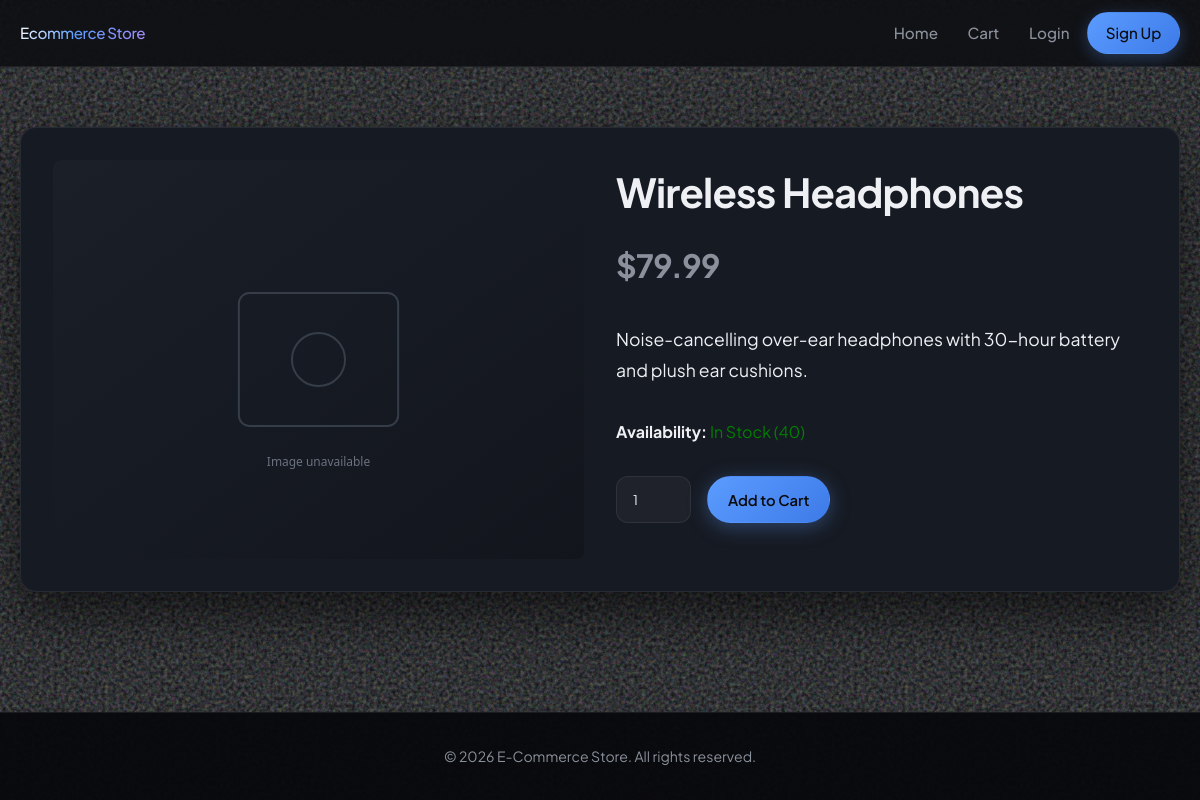
Screenshot of /product.php?id=1 with the database file from the repository.
### tables this page shows
CREATE TABLE IF NOT EXISTS `product` (
  `product_id` int(11) NOT NULL AUTO_INCREMENT,
  `name` varchar(100) NOT NULL,
  `description` text,
  `price` float NOT NULL,
  `stock` int(11) NOT NULL DEFAULT 0,
  `image_url` varchar(255) DEFAULT NULL,
  PRIMARY KEY (`product_id`)
);

### product.php (the view, shortened to what this page needs)
<?php
require_once 'config.php';
$product_id = intval($_GET['id']);
$stmt = $conn->prepare("SELECT * FROM product WHERE product_id = ?");
$stmt->bind_param("i", $product_id);
$stmt->execute();
$result = $stmt->get_result();
$product = $result->fetch_assoc();
include 'includes/header.php';
?>
<div style="display: flex; gap: 2rem; margin-top: 2rem; background: var(--card-bg); padding: 2rem; border-radius: 16px; box-shadow: var(--glass-shadow); border: 1px solid var(--border-color); flex-wrap: wrap;">
    <div style="flex: 1; background: var(--bg-elevated); min-height: 300px; display:flex; align-items:center; justify-content:center; border-radius: 8px;">
        <?php if(!empty($product['image_url'])): ?>
            <img src="<?php echo htmlspecialchars($product['image_url']); ?>" alt="<?php echo htmlspecialchars($product['name']); ?>" style="max-width:100%; border-radius: 8px;" onerror="this.onerror=null;this.src='assets/img/placeholder-product.svg';">
        <?php else: ?>
            <span style="color:var(--text-muted);">Product Image</span>
        <?php endif; ?>
    </div>
    <div style="flex: 1;">
        <h1 style="font-size: 2.5rem; color: var(--primary-color);"><?php echo htmlspecialchars($product['name']); ?></h1>
        <h2 style="color: var(--text-muted); font-size: 2rem; margin-top: 1rem;">$<?php echo number_format($product['price'], 2); ?></h2>
        <p style="margin: 2rem 0; font-size: 1.1rem; line-height: 1.8;">
            <?php echo nl2br(htmlspecialchars($product['description'])); ?>
        </p>
        <p style="margin-bottom: 2rem;"><strong>Availability:</strong>
            <?php echo $product['stock'] > 0 ? "<span style='color:green;'>In Stock ({$product['stock']})</span>" : "<span style='color:red;'>Out of Stock</span>"; ?>
        </p>
        <?php if ($product['stock'] > 0): ?>
            <form action="cart.php" method="POST" style="display: flex; gap: 1rem;">
                <input type="number" name="quantity" value="1" min="1" max="<?php echo $product['stock']; ?>" class="form-control" style="width: auto;">
                <button type="submit" class="btn">Add to Cart</button>
            </form>
        <?php else: ?>
            <button class="btn btn-secondary" disabled>Out of Stock</button>
        <?php endif; ?>
    </div>
</div>
<?php include 'includes/footer.php'; ?>

### assets/css/style.css (style rules this page uses)
:root { --primary: #5b9cff; --primary-dim: rgba(91, 156, 255, 0.35); --primary-deep: #3d7ae8; --accent: #a78bfa; --accent-glow: rgba(167, 139, 250, 0.35); --bg-deep: #07080a; --bg-color: #0a0c0f; --bg-elevated: #12151c; --bg-card: #161a22; --card-bg: var(--bg-card); --text-color: #eef0f4; --text-muted: #8b919c; --border-color: rgba(255, 255, 255, 0.07); --border-strong: rgba(255, 255, 255, 0.12); --glass-shadow: 0 24px 48px rgba(0, 0, 0, 0.55); --radius: 16px; --radius-sm: 12px; --font-family: "Plus Jakarta Sans", system-ui, -apple-system, sans-serif; }
*, *::before, *::after { margin: 0; padding: 0; box-sizing: border-box; }
html { scroll-behavior: smooth; }
body { font-family: var(--font-family); background-color: var(--bg-color); color: var(--text-color); line-height: 1.6; min-height: 100vh; display: flex; flex-direction: column; -webkit-font-smoothing: antialiased; text-rendering: optimizeLegibility; color-scheme: dark; }
body::before { content: ""; position: fixed; inset: 0; pointer-events: none; z-index: 0; opacity: 0.45; }
h1, h2, h3 { font-weight: 700; color: var(--text-color); letter-spacing: -0.02em; }
.btn { display: inline-flex; align-items: center; justify-content: center; padding: 0.65rem 1.25rem; border: none; border-radius: 999px; font-family: inherit; font-weight: 600; font-size: 0.92rem; cursor: pointer; text-decoration: none; transition: transform 0.2s ease, box-shadow 0.2s ease, background 0.2s ease, border-color 0.2s ease; border: 1px solid transparent; }
.btn:not(.btn-ghost):not(.btn-secondary):not(.btn-nav) { background: linear-gradient(135deg, var(--primary) 0%, var(--primary-deep) 100%); color: #0a0c0f !important; box-shadow: 0 4px 20px rgba(91, 156, 255, 0.35); }
.form-control { width: 100%; padding: 0.85rem 1rem; border: 1px solid var(--border-color); border-radius: var(--radius-sm); background: rgba(255, 255, 255, 0.04); color: var(--text-color); font-family: inherit; transition: border-color 0.2s ease, box-shadow 0.2s ease; }
.form-control::placeholder { color: var(--text-muted); }

### rows the page displays
product: name "Wireless Headphones", price "79.99", description "Noise-cancelling over-ear headphones with 30-hour battery and plush ear cushions.", stock "40"
